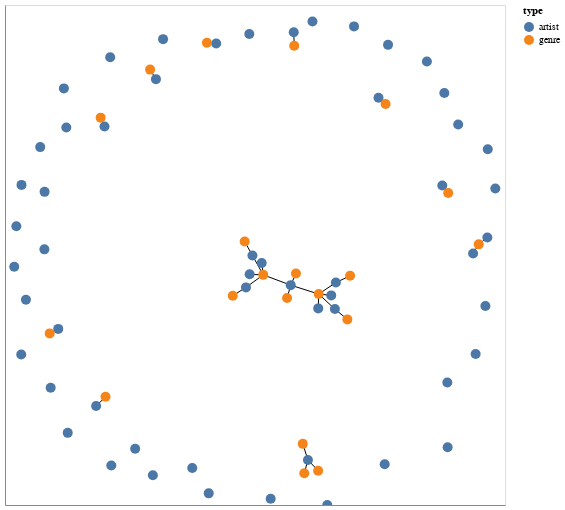

The notebook cell this image was saved under:
### Code cell
def draw_network(graph,labels=True,size_v=300):        #labels is true or false
    position = nx.spring_layout(graph)

    nodelayer = nxa.draw_networkx_nodes(graph,pos=position)
    edgeslayer = nxa.draw_networkx_edges(graph,pos=position)
    n1=nodelayer.mark_circle(size=size_v,opacity=1).encode(color='type:N',tooltip=['id:N'])
    text = nodelayer.mark_text(color='black').encode(
        text='id:N'
        )
    if labels:
        return(edgeslayer+n1+text)
    return((edgeslayer+n1).interactive())
draw_network(graph,False,100).properties(width=500,height=500)
